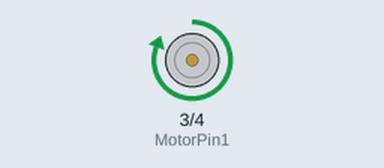
Bench run of a sketch on a simulated Arduino Uno, built with avr-gcc and run on an emulated ATmega328P. Parts: motor-driver pin pairs drawn as motors (green arrow = first pin HIGH = forward, orange = second pin HIGH = backward, longer = more drive). What the sketch prints to the serial monitor is not drawn.

Above: at 0.18 s.
Timing chart, 0 to 3.0 s (numbered marks = the images above):
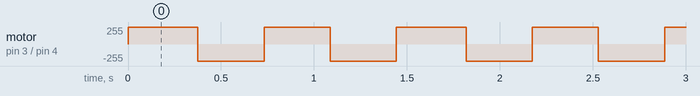

The sketch:

ArduinoCommands.ino
```cpp
int MotorPin1 = 3;
int MotorPin2 = 4;
int speedPin = 0;
bool runOnce = false;
void setup() {
  pinMode(MotorPin1,OUTPUT);
  pinMode(MotorPin2,OUTPUT);
  pinMode(speedPin,OUTPUT);
  Serial.begin(9000);
}

// Choose a rotation and # of times to reiterate
// Forward (1) -> High then Low
// Bakcward (-1) -> Low -> High

// Choose a speed and # of times to reiterate
// Possible speed range from 0 to 255

void driverControl(int speed, int increaseValue, int rollDirection, int times, bool swap){
  for(int i = 0; i < times; i++){
    // setting speed (user & after increment)
    analogWrite(speedPin, speed);
    Serial.print("Set Speed:");
    Serial.print(speed);

    // rollDirection functionality (if 1 -> forward) (if 2 -> backward)
    if(rollDirection == 1){
      digitalWrite(MotorPin1,HIGH);
      digitalWrite(MotorPin2,LOW);
      Serial.print("rollDirection: Forward");
    } else{
      digitalWrite(MotorPin1,LOW);
      digitalWrite(MotorPin2,HIGH);
      Serial.print("rollDirection: Backward");
    }

    // Increments speed value for each iteration if a value > 0 is provided
    if(increaseValue){
      speed += increaseValue;
      Serial.print("Increase speed by:");
      Serial.print(increaseValue);
      Serial.print("Speed Before:");
      Serial.print(speed - increaseValue);
      Serial.print("Speed After");
      Serial.print(speed);
    }

    // Swaps direction from forward to backward (vice-versa) if 'swap' argument is given as true
    if(swap == true && rollDirection == 1){
      rollDirection = -1;
      Serial.print("Swapped Direction to: Backward");
    } else{
      rollDirection = 1;
      Serial.print("Swapped Direction to: Forward");
    }

    // Delay of 300 ms, creating a gap to see visible change in the next iteration
    delay(300);
  }
}

// Where the students will write their driverControl commands by calling methods with their specified parameters
void notReallyAMacro(){
  // Sample command (for testing)
  Serial.print("Executing 'macro'...");
  driverControl(50, 50, 1, 4, true);
}

// Basically Arduino C's "main" function, which in our case will just call the function with a list of commands to execute.
void loop() {
  notReallyAMacro();
}
```

Measured:
- by itself, motor on pin 3 (MotorPin1) / pin 4 (MotorPin2): alternates forward 255/255 for 0.37 s and backward 255/255 for 0.36 s
